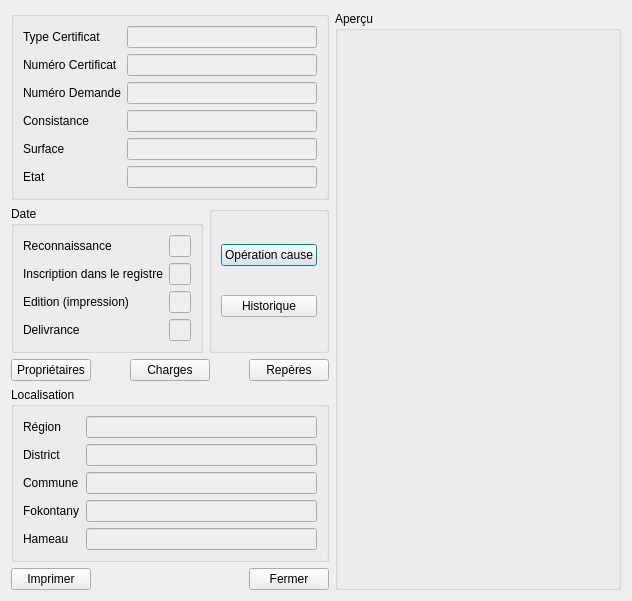
<?xml version="1.0" encoding="UTF-8"?>
<ui version="4.0">
 <class>Dialog</class>
 <widget class="QDialog" name="Dialog">
  <property name="geometry">
   <rect>
    <x>0</x>
    <y>0</y>
    <width>632</width>
    <height>554</height>
   </rect>
  </property>
  <property name="windowTitle">
   <string>Edition Certificat Foncier</string>
  </property>
  <property name="windowIcon">
   <iconset resource="../icons.qrc">
    <normaloff>:/std/icone/printer.png</normaloff>:/std/icone/printer.png</iconset>
  </property>
  <layout class="QHBoxLayout" name="horizontalLayout" stretch="1,1">
   <item>
    <layout class="QVBoxLayout" name="verticalLayout">
     <item>
      <widget class="QGroupBox" name="groupBox">
       <property name="title">
        <string/>
       </property>
       <layout class="QFormLayout" name="formLayout">
        <property name="fieldGrowthPolicy">
         <enum>QFormLayout::AllNonFixedFieldsGrow</enum>
        </property>
        <item row="0" column="0">
         <widget class="QLabel" name="label">
          <property name="text">
           <string>Type Certificat</string>
          </property>
         </widget>
        </item>
        <item row="0" column="1">
         <widget class="QLineEdit" name="lineEditTypeCertificat">
          <property name="enabled">
           <bool>false</bool>
          </property>
         </widget>
        </item>
        <item row="1" column="0">
         <widget class="QLabel" name="label_2">
          <property name="text">
           <string>Numéro Certificat</string>
          </property>
         </widget>
        </item>
        <item row="1" column="1">
         <widget class="QLineEdit" name="lineEditNumCertificat">
          <property name="enabled">
           <bool>false</bool>
          </property>
         </widget>
        </item>
        <item row="2" column="0">
         <widget class="QLabel" name="label_3">
          <property name="text">
           <string>Numéro Demande</string>
          </property>
         </widget>
        </item>
        <item row="2" column="1">
         <widget class="QLineEdit" name="lineEditNumDemande">
          <property name="enabled">
           <bool>false</bool>
          </property>
         </widget>
        </item>
        <item row="3" column="0">
         <widget class="QLabel" name="label_4">
          <property name="text">
           <string>Consistance</string>
          </property>
         </widget>
        </item>
        <item row="3" column="1">
         <widget class="QLineEdit" name="lineEditConsistance">
          <property name="enabled">
           <bool>false</bool>
          </property>
         </widget>
        </item>
        <item row="4" column="0">
         <widget class="QLabel" name="label_5">
          <property name="text">
           <string>Surface</string>
          </property>
         </widget>
        </item>
        <item row="4" column="1">
         <widget class="QLineEdit" name="lineEditSurface">
          <property name="enabled">
           <bool>false</bool>
          </property>
         </widget>
        </item>
        <item row="5" column="0">
         <widget class="QLabel" name="label_6">
          <property name="text">
           <string>Etat</string>
          </property>
         </widget>
        </item>
        <item row="5" column="1">
         <widget class="QLineEdit" name="lineEditEtat">
          <property name="enabled">
           <bool>false</bool>
          </property>
         </widget>
        </item>
       </layout>
      </widget>
     </item>
     <item>
      <layout class="QHBoxLayout" name="horizontalLayout_2">
       <item>
        <widget class="QGroupBox" name="groupBox_3">
         <property name="title">
          <string>Date</string>
         </property>
         <layout class="QFormLayout" name="formLayout_2">
          <item row="0" column="0">
           <widget class="QLabel" name="label_7">
            <property name="text">
             <string>Reconnaissance</string>
            </property>
           </widget>
          </item>
          <item row="0" column="1">
           <widget class="QLineEdit" name="lineEditReconnaissance">
            <property name="enabled">
             <bool>false</bool>
            </property>
           </widget>
          </item>
          <item row="1" column="0">
           <widget class="QLabel" name="label_8">
            <property name="text">
             <string>Inscription dans le registre</string>
            </property>
           </widget>
          </item>
          <item row="1" column="1">
           <widget class="QLineEdit" name="lineEditInscription">
            <property name="enabled">
             <bool>false</bool>
            </property>
           </widget>
          </item>
          <item row="2" column="0">
           <widget class="QLabel" name="label_9">
            <property name="text">
             <string>Edition (impression)</string>
            </property>
           </widget>
          </item>
          <item row="2" column="1">
           <widget class="QLineEdit" name="lineEditEdition">
            <property name="enabled">
             <bool>false</bool>
            </property>
           </widget>
          </item>
          <item row="3" column="0">
           <widget class="QLabel" name="label_10">
            <property name="text">
             <string>Delivrance</string>
            </property>
           </widget>
          </item>
          <item row="3" column="1">
           <widget class="QLineEdit" name="lineEditDelivrance">
            <property name="enabled">
             <bool>false</bool>
            </property>
           </widget>
          </item>
         </layout>
        </widget>
       </item>
       <item>
        <widget class="QGroupBox" name="groupBox_2">
         <property name="title">
          <string/>
         </property>
         <layout class="QVBoxLayout" name="verticalLayout_3">
          <item>
           <widget class="QPushButton" name="pushButtonOperation">
            <property name="text">
             <string>Opération cause</string>
            </property>
           </widget>
          </item>
          <item>
           <widget class="QPushButton" name="pushButtonHistorique">
            <property name="text">
             <string>Historique</string>
            </property>
           </widget>
          </item>
         </layout>
        </widget>
       </item>
      </layout>
     </item>
     <item>
      <layout class="QHBoxLayout" name="horizontalLayout_3">
       <item>
        <widget class="QPushButton" name="pushButtonProprietaires">
         <property name="text">
          <string>Propriétaires</string>
         </property>
        </widget>
       </item>
       <item>
        <spacer name="horizontalSpacer">
         <property name="orientation">
          <enum>Qt::Horizontal</enum>
         </property>
         <property name="sizeHint" stdset="0">
          <size>
           <width>40</width>
           <height>20</height>
          </size>
         </property>
        </spacer>
       </item>
       <item>
        <widget class="QPushButton" name="pushButtonCharges">
         <property name="text">
          <string>Charges</string>
         </property>
        </widget>
       </item>
       <item>
        <spacer name="horizontalSpacer_2">
         <property name="orientation">
          <enum>Qt::Horizontal</enum>
         </property>
         <property name="sizeHint" stdset="0">
          <size>
           <width>40</width>
           <height>20</height>
          </size>
         </property>
        </spacer>
       </item>
       <item>
        <widget class="QPushButton" name="pushButtonReperes">
         <property name="text">
          <string>Repères</string>
         </property>
        </widget>
       </item>
      </layout>
     </item>
     <item>
      <widget class="QGroupBox" name="groupBox_4">
       <property name="title">
        <string>Localisation</string>
       </property>
       <layout class="QFormLayout" name="formLayout_3">
        <property name="fieldGrowthPolicy">
         <enum>QFormLayout::AllNonFixedFieldsGrow</enum>
        </property>
        <item row="0" column="0">
         <widget class="QLabel" name="label_11">
          <property name="text">
           <string>Région</string>
          </property>
         </widget>
        </item>
        <item row="0" column="1">
         <widget class="QLineEdit" name="lineEditRegion">
          <property name="enabled">
           <bool>false</bool>
          </property>
         </widget>
        </item>
        <item row="1" column="0">
         <widget class="QLabel" name="label_12">
          <property name="text">
           <string>District</string>
          </property>
         </widget>
        </item>
        <item row="1" column="1">
         <widget class="QLineEdit" name="lineEditDistrict">
          <property name="enabled">
           <bool>false</bool>
          </property>
         </widget>
        </item>
        <item row="2" column="0">
         <widget class="QLabel" name="label_13">
          <property name="text">
           <string>Commune</string>
          </property>
         </widget>
        </item>
        <item row="2" column="1">
         <widget class="QLineEdit" name="lineEditCommune">
          <property name="enabled">
           <bool>false</bool>
          </property>
         </widget>
        </item>
        <item row="3" column="0">
         <widget class="QLabel" name="label_14">
          <property name="text">
           <string>Fokontany</string>
          </property>
         </widget>
        </item>
        <item row="3" column="1">
         <widget class="QLineEdit" name="lineEditFokontany">
          <property name="enabled">
           <bool>false</bool>
          </property>
         </widget>
        </item>
        <item row="4" column="0">
         <widget class="QLabel" name="label_15">
          <property name="text">
           <string>Hameau</string>
          </property>
         </widget>
        </item>
        <item row="4" column="1">
         <widget class="QLineEdit" name="lineEditHameau">
          <property name="enabled">
           <bool>false</bool>
          </property>
         </widget>
        </item>
       </layout>
      </widget>
     </item>
     <item>
      <layout class="QHBoxLayout" name="horizontalLayout_4">
       <item>
        <widget class="QPushButton" name="pushButtonImprimer">
         <property name="text">
          <string>Imprimer</string>
         </property>
         <property name="icon">
          <iconset resource="../icons.qrc">
           <normaloff>:/std/icone/printer.png</normaloff>:/std/icone/printer.png</iconset>
         </property>
        </widget>
       </item>
       <item>
        <spacer name="horizontalSpacer_3">
         <property name="orientation">
          <enum>Qt::Horizontal</enum>
         </property>
         <property name="sizeHint" stdset="0">
          <size>
           <width>40</width>
           <height>20</height>
          </size>
         </property>
        </spacer>
       </item>
       <item>
        <widget class="QPushButton" name="pushButtonAnnuler">
         <property name="text">
          <string>Fermer</string>
         </property>
        </widget>
       </item>
      </layout>
     </item>
    </layout>
   </item>
   <item>
    <layout class="QVBoxLayout" name="verticalLayout_2">
     <item>
      <widget class="QGroupBox" name="groupBox_5">
       <property name="title">
        <string>Aperçu</string>
       </property>
       <layout class="QVBoxLayout" name="verticalLayout_4">
        <property name="spacing">
         <number>0</number>
        </property>
        <property name="sizeConstraint">
         <enum>QLayout::SetMinimumSize</enum>
        </property>
        <property name="margin">
         <number>0</number>
        </property>
        <item>
         <layout class="QHBoxLayout" name="horizontalLayoutPreview"/>
        </item>
       </layout>
      </widget>
     </item>
    </layout>
   </item>
  </layout>
 </widget>
 <resources>
  <include location="../icons.qrc"/>
 </resources>
 <connections/>
</ui>
